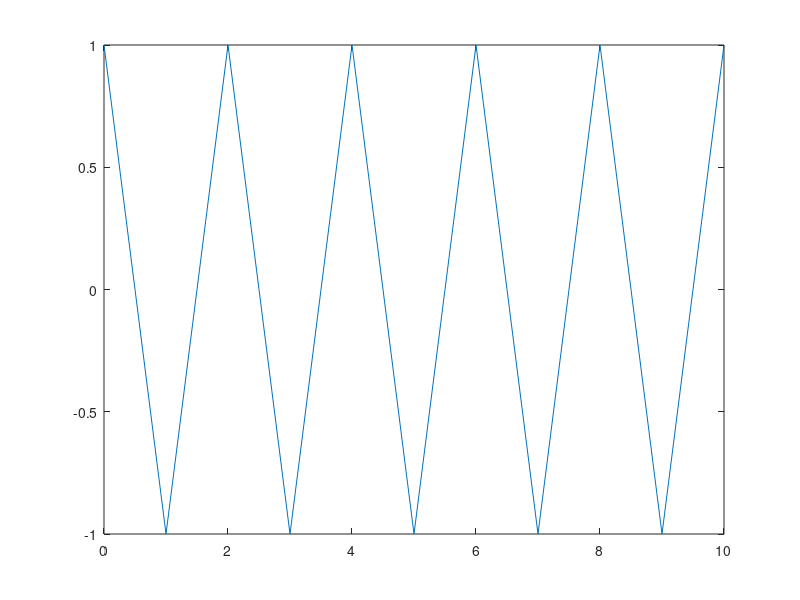

The MATLAB source for this figure:
% CPE 3103 - FUNDAMENTALS OF MIXED SIGNALS AND SENSORS
% Group 1   MW 10:30 AM - 1:30 PM LBCEAC2 TC
% Sarcol, Joshua S      BS-CpE 3        2025/09/03
% Laboratory Exercise 1

clc
clear

disp("Hello World!");

matA = rand(4);
matA .* 3

t = 0:0.5:10;
y = cos(t * pi);
plot(t, y)